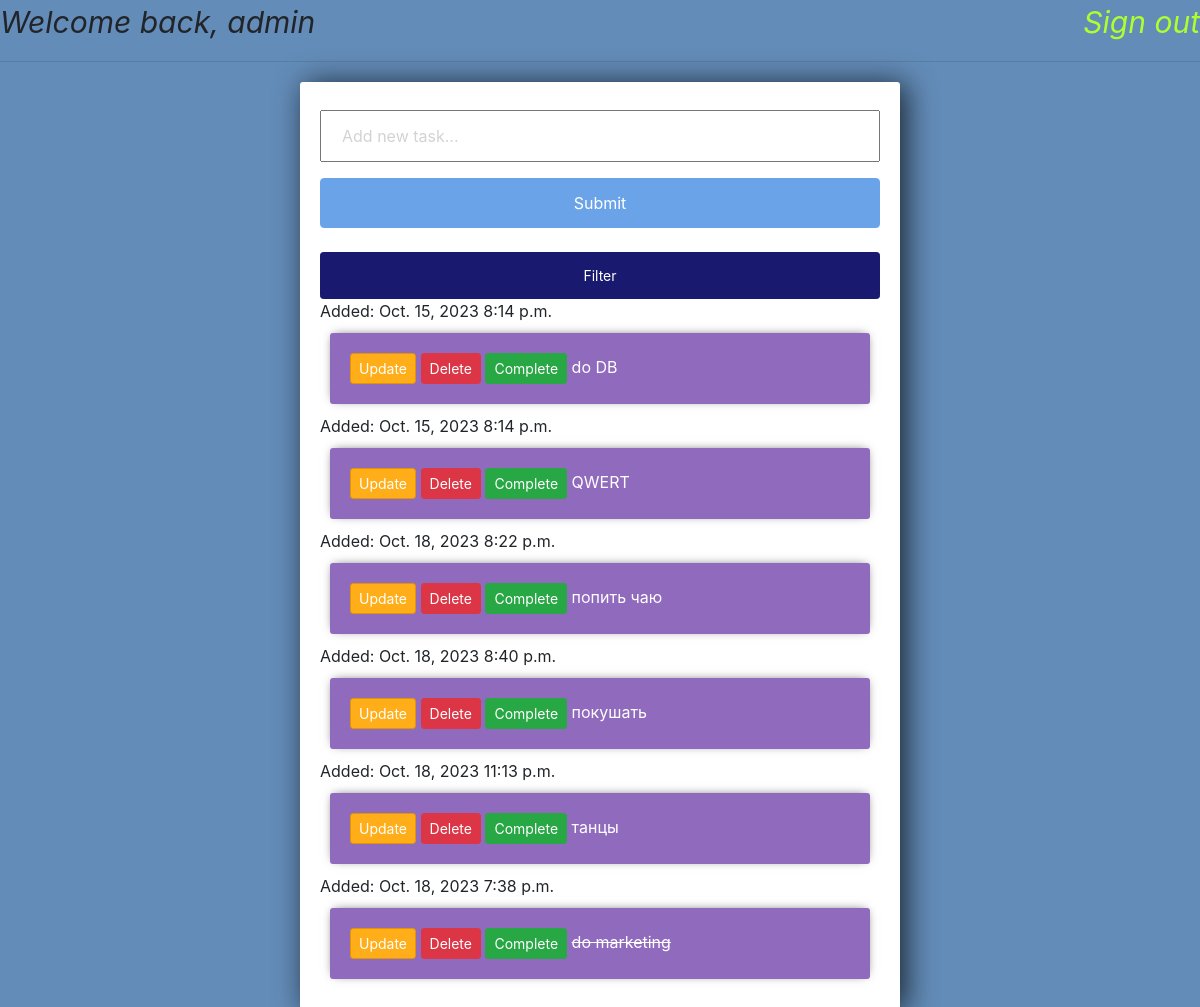
The app's page / (signed in) with its own data.
### tasks/models.py (models this page shows)
class Task(models.Model):
    user = models.ForeignKey(User, on_delete=models.CASCADE, null=True, blank=True)
    title = models.CharField(max_length=150)
    complete = models.BooleanField(default=False)
    created = models.TimeField(auto_now_add=True)
    date = models.DateField(default=timezone.localdate)
    def __str__(self):
        return self.title
    class Meta:
        ordering = ['complete']

### tasks/views.py (the view)
# urls.py: path('', views.index, name='list'),
@login_required(login_url='sign_in')
def index(request):
    tasks = Task.objects.all()
    form = TaskForm()
    if request.method == 'POST':
        form = TaskForm(request.POST)
        if form.is_valid():
            form.save()
        return redirect('/')
    context = {'tasks': tasks, 'form': form}
    return render(request, 'tasks/list.html', context)

### tasks/forms.py
class TaskForm(forms.ModelForm):
    title = forms.CharField(widget=forms.TextInput(attrs={'placeholder': 'Add new task...'}))
    class Meta:
        model = Task
        fields = ['title']

### tasks/templates/tasks/list.html (shortened to what this page needs)
{% load static %}
<head>
    <link rel="stylesheet" href="https://stackpath.bootstrapcdn.com/bootstrap/4.3.1/css/bootstrap.min.css"
>
    <link rel="stylesheet" href="{% static 'tasks/css/site.css' %}">
</head>
{% if request.user.is_authenticated%}
    <p class="greating">Welcome back, {{request.user}}<a class="sign-out" href="{% url 'sign_out' %}">Sign out</a></p>
{% else %}
    <a href="">Sign in</a>
    <a href="">Sign up</a>
{% endif %}
<hr>
<div class="center-column">
    <form method="POST" action="/">
        {{form.title}}
        <input class="btn btn-info submit" type="submit" name="Create Task">
    </form>
    <a class="btn btn-sm btn-success filter" type="submit" href="{% url 'list_by_day'%}">Filter</a>
    <div class="todo-list">
        {% for task in tasks %}
        <span>Added: {{task.date}}  {{task.created}} </span>
        <div class="item-row">
            <a class="btn btn-sm btn-info" href="{% url 'update_task' task.id%}">Update</a>
            <a class="btn btn-sm btn-danger" href="{% url 'delete_task' task.id %}">Delete</a>
            <a class="btn btn-sm btn-success" href="{% url 'complete_task' task.id %}">Complete</a>
            {% if task.complete == True %}
            <s>{{task}}</s>
            {% else %}
            <span>{{task}}</span>
            {% endif %}
        </div>
        {% endfor %}
    </div>
</div>

### tasks/static/tasks/css/site.css (style rules this page uses)
input { width: 100%; padding: 12px 20px; margin: 8px 0; box-sizing: border-box; }
input::placeholder { color: #d3d3d3; }
.submit { background-color: #6BA3E8; padding: 12px; }
.center-column { width:600px; margin: 20px auto; padding:20px; background-color: #fff; border-radius: 3px; box-shadow: 6px 2px 30px 0px rgba(0,0,0,0.75); }
.item-row { background-color: #906abd; margin: 10px; padding: 20px; border-radius: 3px; color: #fff; font-size: 16px; box-shadow: 0px -1px 10px -4px rgba(0,0,0,0.75); }
.btn-info { background-color: #ffae19; border-color: #e59400; }
.submit { background-color: #6BA3E8; border-color: #6BA3E8; }
.filter { width: 100%; background-color: midnightblue; border-color: midnightblue; padding: 12px; }
.sign-out { color: greenyellow; font-size: 30px; float: right; }
.greating { font-size: 30px; font-style: oblique; }

### records on screen
Task: date "Oct. 15, 2023", created "8:14 p.m.", title "do DB"
Task: date "Oct. 15, 2023", created "8:14 p.m.", title "QWERT"
Task: date "Oct. 18, 2023", created "8:22 p.m.", title "попить чаю"
Task: date "Oct. 18, 2023", created "8:40 p.m.", title "покушать"
Task: date "Oct. 18, 2023", created "11:13 p.m.", title "танцы"
Task: date "Oct. 18, 2023", created "7:38 p.m.", title "do marketing"

### other values on screen
{{ request.user }} "admin"
